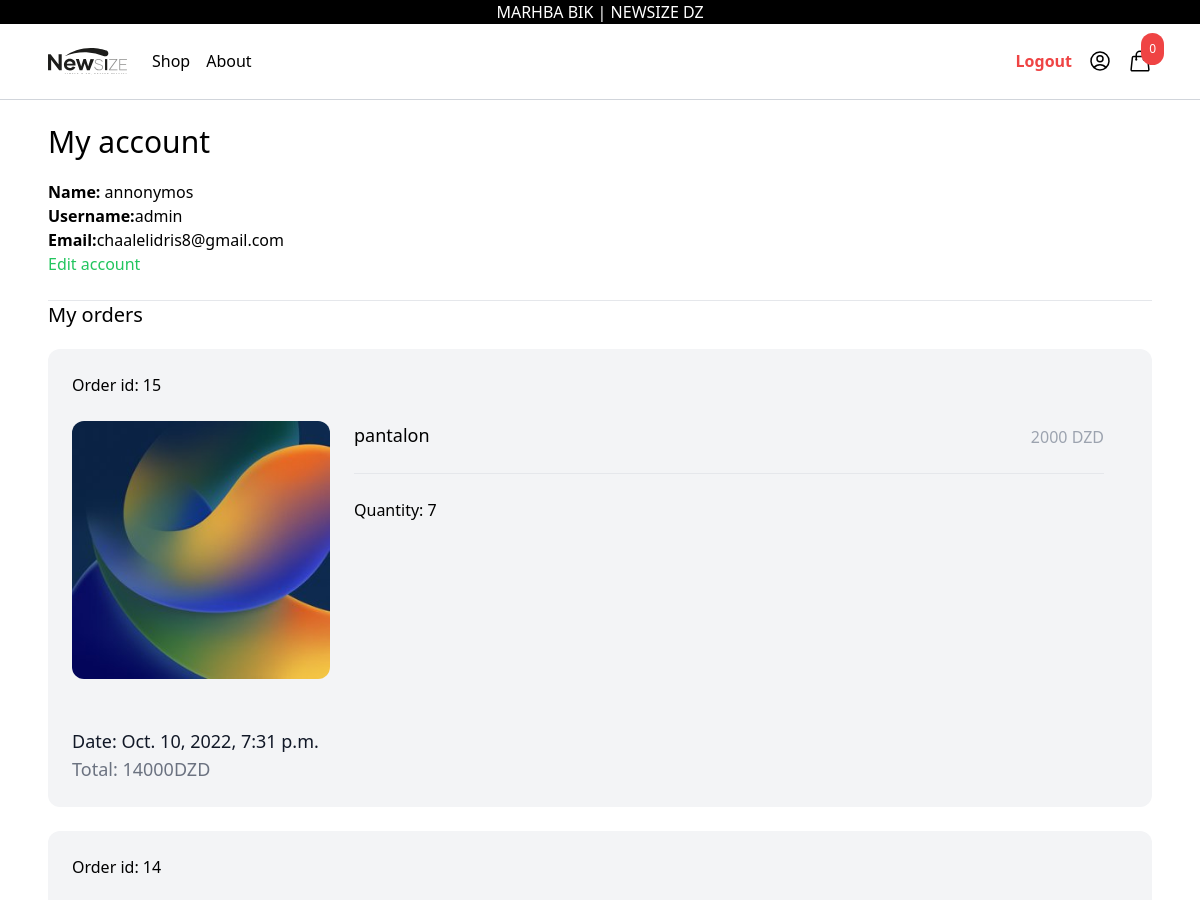
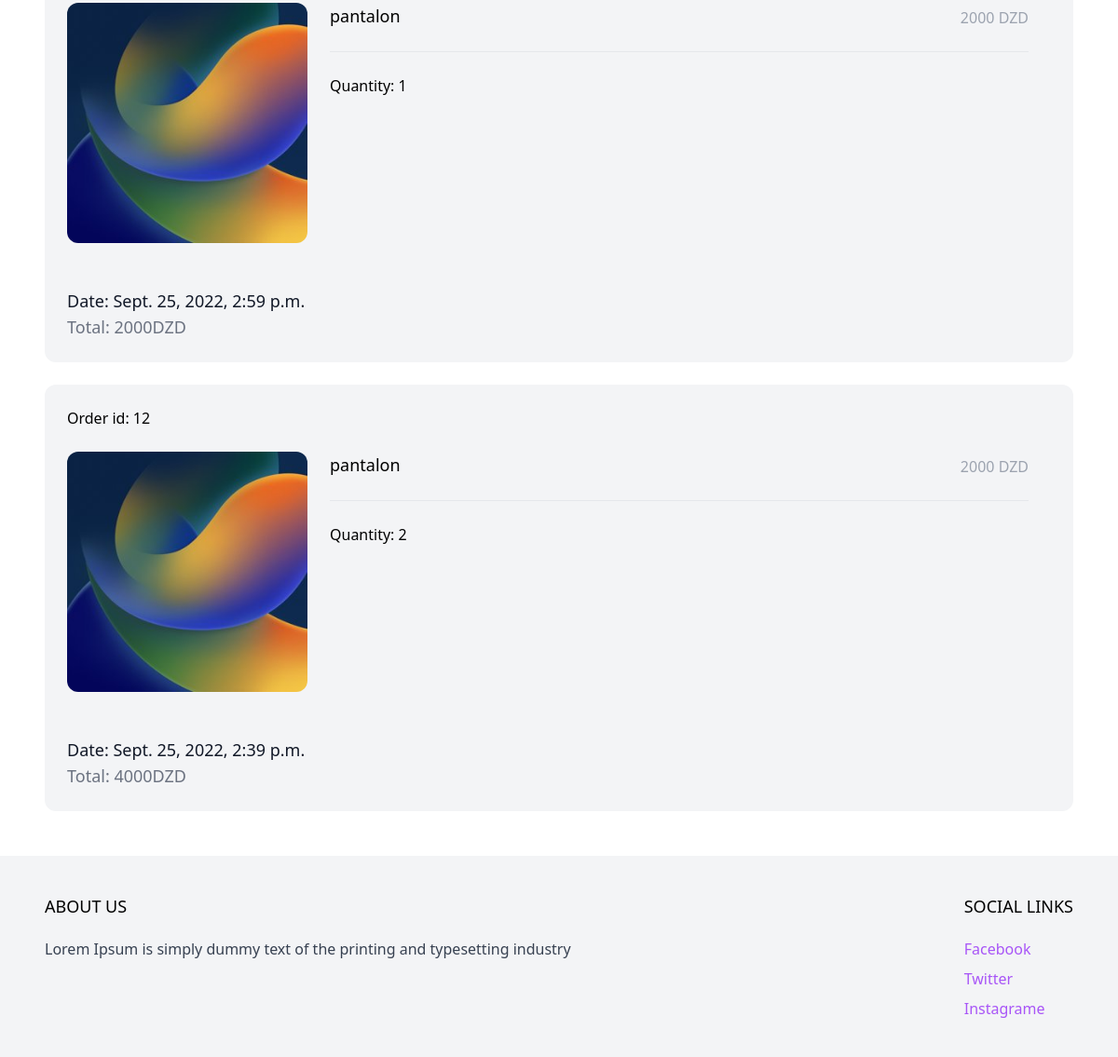
/myaccount/ (signed in), run on the app's committed database (2 pictures, top to bottom).
### order/models.py (models this page shows, shortened)
class Order(models.Model):
    ORDERED = 'ordered'
    SHIPPED = 'shipped'
    STATUS_CHOICES = (
        (ORDERED, 'Ordered'),
        (SHIPPED, 'Shipped'),
    )
    user = models.ForeignKey(User,related_name='orders',blank=True,null=True, on_delete=models.CASCADE)
    first_name = models.CharField(max_length=255)
    last_name = models.CharField(max_length=255,default='')
    email = models.CharField(max_length=255)
    address = models.CharField(max_length=255)
    zipcode = models.CharField(max_length=255)
    place = models.CharField(max_length=255)
    phone = models.CharField(max_length=255)
    created_at = models.DateTimeField(auto_now_add=True)
    paid = models.BooleanField(default=False)
    paid_amount = models.IntegerField(blank=True,null=True)
    status = models.CharField(max_length=20,choices=STATUS_CHOICES,default=ORDERED)
    class Meta:
        ordering = ('-created_at',)

class OrderItem(models.Model):
    order = models.ForeignKey(Order,related_name='items',on_delete=models.CASCADE)
    product = models.ForeignKey(Product,related_name='items',on_delete=models.CASCADE)
    price = models.IntegerField()
    quantity = models.IntegerField(default=1)

### products/models.py (models this page shows, shortened)
class Product(models.Model):
    category = models.ForeignKey(Category, related_name='products',on_delete=models.CASCADE)
    name = models.CharField(max_length=255)
    slug = models.SlugField()
    description = models.TextField(blank=True,null=True)
    price = models.IntegerField()
    created_at = models.DateTimeField(auto_now_add=True)
    image = models.ImageField(upload_to='uploads/',blank=True,null=True)
    thumbnail = models.ImageField(upload_to='uploads/',blank=True,null=True)
    class Meta:
        ordering = ('-created_at',)
    def get_thumbnail(self):
        if self.thumbnail:
            return self.thumbnail.url

### core/views.py (the view)
# urls.py: path('myaccount/', myaccount, name='myaccount'),
@login_required
def myaccount(request):
    return render(request,'core/my_account.html')

### cart/cart.py (called while the page is built)
    def __len__(self):
        return sum(item['quantity'] for item in self.cart.values())

### cart/context_processors.py (called while the page is built)
def cart(request):
    return {'cart': Cart(request)}

### core/templates/core/my_account.html (shortened to what this page needs)
{%extends 'core/base.html'%}
{%block content%}
<div class="max-w-6xl mx-auto p-6">
    <h1 class="mb-5 text-3xl">My account</h1>
    <div class="mb-6">
        <strong>Name: </strong>{{request.user.get_full_name}} <br>
        <strong>Username:</strong>{{request.user.username}} <br>
        <strong>Email:</strong>{{request.user.email}} <br>
        <a href="{% url 'edit_myaccount' %}" class="inline-block text-green-500 hover:text-green-600">Edit account</a>
    </div>
    <hr>
    <h2 class="mb-5 text-xl">My orders</h2>
    {% for order in request.user.orders.all  %}
    <div class="w-full mb-6 p-6 flex flex-wrap bg-gray-100 rounded-xl">
        <div class="mb-6 flex justify-between">
            <a href="#">Order id: {{order.id}}</a>
        </div>
        <div class="mb-6 w-full">
            {% for item in order.items.all %}
            <div class="product mb-6 flex pr-6">
                <a href="{% url 'product' item.product.slug %}" class="w-1/4">
                    <img class="hover:shadow-lg rounded-xl" src="{{item.product.get_thumbnail}}" alt="">
                </a>
                <div class="w-3/4 pl-6">
                    <div class="flex justify-between">
                        <a href="#" class="text-lg">{{item.product.name}} </a>
                        <p class="mb-6 pt-1 text-gray-400">{{item.product.price}} DZD</p>
                    </div>
                    <hr>
                    <div class="mt-6">
                        Quantity: {{item.quantity}}
                    </div>
                </div>
            </div>
            {% endfor %}
        </div>
        <div>
            <p class="text-lg text-gray-900">Date: {{order.created_at}}</p>
            <p class="text-lg text-gray-500">Total: {{order.paid_amount}}DZD</p>
        </div>
    </div>
    {% endfor %}
</div>
{%endblock content%}

### core/templates/core/base.html (shortened to what this page needs)
{% load static %}
<!DOCTYPE html>
<html lang="en">
<head>
    <script src="https://cdn.tailwindcss.com"></script>
</head>
<body>
    <header class="">
        <nav class="bg-black text-center text-white">MARHBA BIK | NEWSIZE DZ</nav>
        <nav class="border-b border-gray-300 ">
            <div class=" max-w-6xl mx-auto py-2 px-6 xl:px-0 flex items-center justify-between ">
                <div class="menu-left flex items-center space-x-6">
                    <a href="{%url 'frontpage'%}" class="py-4 text-lg text-black-500 font-semibold">
                        {% include 'core/partials/logo.html' %}</a>
                    <ul class="flex items-center space-x-4">
                        <li><a href="{%url 'shop'%}">Shop</a></li>
                        <li><a href="#">About</a></li>
                    </ul>
                </div>
                <div class="menu-right flex items-center space-x-4">
                    {% if request.user.is_authenticated %}
                    <a class="flex text-red-500" href="{% url 'logout' %}">
                        <strong>Logout</strong>
                    </a>
                    {% endif %}
                    <a href="{% url 'myaccount' %}">
                    </a>
                    <div hx-get="{% url 'hx_menu_cart'%}" hx-trigger="update-menu-cart from:body" hx-swap="innerHTML">
                        {% include 'cart/partials/menu_cart.html' %}
                    </div>
                </div>
            </div>
        </nav>
    </header>
    <main>
        {%block content%}
        {%endblock content%}
    </main>
    <footer class="bg-gray-100 ">
        <div class="max-w-6xl mx-auto py-10 px-6 xl:px-0 md:flex justify-between">
            <div class="footer-left mb-12 md:mb-0">
                <h2 class="mb-5 uppercase text-lg">About us</h2>
                <p class="text-gray-700">Lorem Ipsum is simply dummy text of the printing and typesetting industry</p>
            </div>
            <div class="footer-right ">
                <h2 class="mb-5 uppercase text-lg">Social links</h2>
                <ul class="space-y-2">
                    <li><a href="" class="text-purple-500 hover:text-purple-800">Facebook</a></li>
                    <li><a href="" class="text-purple-500 hover:text-purple-800">Twitter</a></li>
                    <li><a href="" class="text-purple-500 hover:text-purple-800">Instagrame</a></li>
                </ul>
            </div>
        </div>
    </footer>
</body>
</html>

### core/templates/core/partials/logo.html (shortened to what this page needs)
<div class="w-20">
</div>

### cart/templates/cart/partials/menu_cart.html (shortened to what this page needs)
<a href="{% url 'cart' %}" id="menu-cart-button" class="relative">
    <span class="p-2 absolute -top-4 -right-3 bg-red-500 text-white text-xs rounded-full  ">{{cart|length}}</span>
</a>

### data on the page
Order: id "15", created_at "Oct. 10, 2022, 7:31 p.m.", paid_amount "14000"
OrderItem: product.get_thumbnail (picture), product.name "pantalon", product.price "2000", quantity "7"
Order: id "14", created_at "Sept. 25, 2022, 2:59 p.m.", paid_amount "2000"
OrderItem: product.get_thumbnail (picture), product.name "pantalon", product.price "2000", quantity "1"
Order: id "12", created_at "Sept. 25, 2022, 2:39 p.m.", paid_amount "4000"
OrderItem: product.get_thumbnail (picture), product.name "pantalon", product.price "2000", quantity "2"

### other printed values
{{ cart|length }} "0"
{{ request.user.get_full_name }} "annonymos"
{{ request.user.username }} "admin"
{{ request.user.email }} "chaalelidris8@gmail.com"
